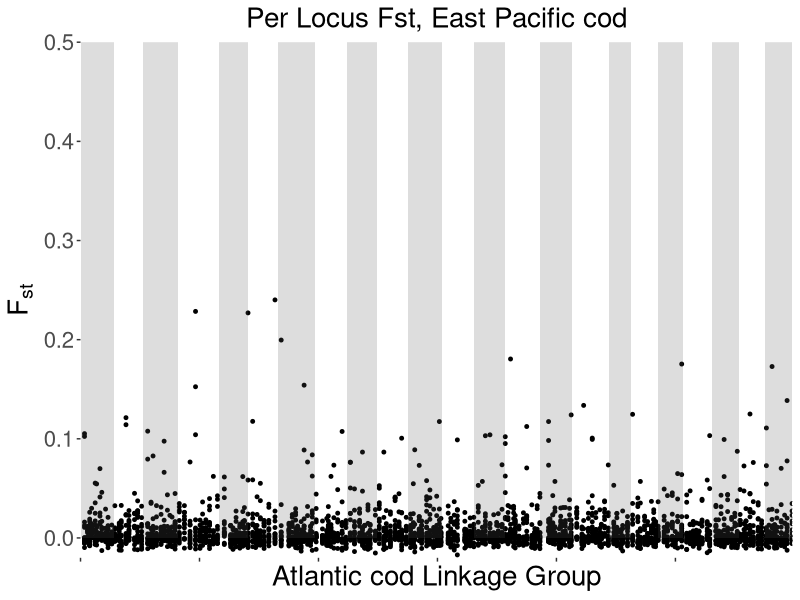
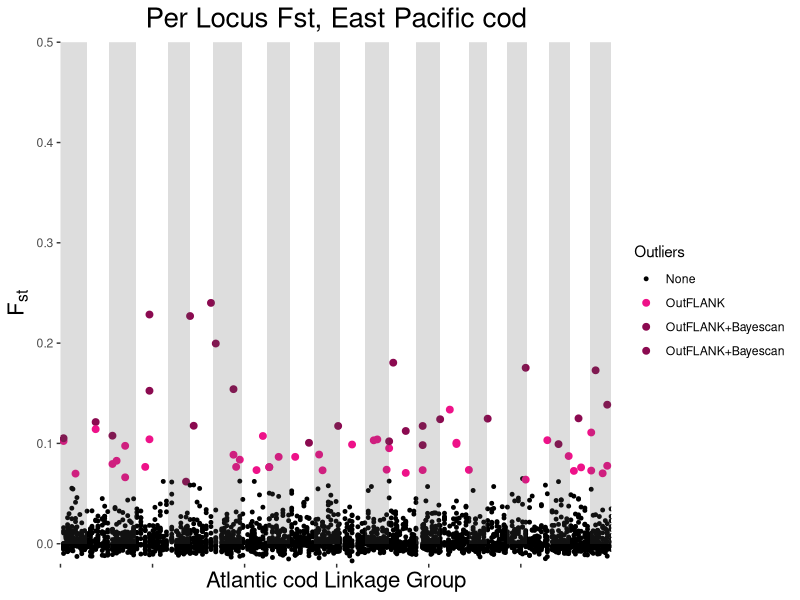

Write R code to recreate these figures, in order.
################# Manhattan Plot Code #################
#
# Modified from Charlie Waters' script to allow binning
#
# MF 3/25/2018
#
#######################################################

library(ggplot2)

# Load Data ---------------------------------------------------------------

## set working directory
setwd("D:/Pacific cod/DataAnalysis/PCod-Compare-repo/analyses/ManhattanPlots")

## read in file with cumulative genome positions (created using excel)
align_data <- read.delim("../SlidingWindow/East/batch_8_SWA_input_east_sorted_cpos.txt",sep="\t",header=TRUE)
dim(align_data)
colnames(align_data)

## rename columns for R script function calls
colnames(align_data) <- c("Locus", "fst", "chromosome", "position")
View(align_data)




# Create bins -------------------------------------------------------------
## create bin breaks using dplyr
library(dplyr)

align_data <- mutate(align_data, bin = ntile(position, 200))

## create actual bin values
newbins = seq(0, max(align_data$position), length.out = 200)
head(newbins)

## use dplyr bins to create vector of actual bin values
newbinlist <- c()

for(i in seq(1,200)){
  bindata <- filter(align_data, bin == i)
  newbin <- max(bindata$position)
  newbinlist <- c(newbinlist, rep(newbin, times = length(bindata$position)))
}

## check the number of bin values created is = length of data frame
length(newbinlist)


## remove dplyr bins and add in new bins to data frame
align_data_binned <- align_data %>%
  select(c("Locus", "fst", "chromosome","position")) %>%
  mutate(bin = newbinlist)
View(align_data_binned)

length(align_data_binned$Locus)


# Plot binned Manhattan Plot ----------------------------------------------
ggplot(align_data_binned, aes(x=bin, y=fst)) + 
  geom_point(size=1) +
  ggtitle("Per Locus Fst, East Pacific cod") + 
  xlab("Atlantic cod Linkage Group") +
  ylab(expression("F"[st])) +
  theme(plot.title=element_text(hjust=0.5, size = 20)) + 
  theme(axis.title=element_text(size = 20)) +
  theme(axis.text.x = element_blank(), axis.text.y=element_text(size=16)) +
  theme(panel.grid.major.x = element_blank(), panel.grid.minor.x = element_blank(), panel.background = element_blank()) +
  scale_y_continuous(limits=(c(-0.02,0.5)), expand=c(0,0)) +
  scale_x_continuous(limits=c(0,598315121), expand=c(0,0)) +
  annotate("rect", xmin = 0, xmax = 28303952, ymin = 0, ymax = 0.5, alpha = 0.2) +
  annotate("rect", xmin = 52358358, xmax = 81809413, ymin = 0, ymax = 0.5, alpha = 0.2) +
  annotate("rect", xmin = 116614735, xmax = 140688790, ymin = 0, ymax = 0.5, alpha = 0.2) +
  annotate("rect", xmin = 166153410, xmax = 197386287, ymin = 0, ymax = 0.5, alpha = 0.2) +
  annotate("rect", xmin = 224183173, xmax = 249565487, ymin = 0, ymax = 0.5, alpha = 0.2) +
  annotate("rect", xmin = 274869793, xmax = 303812761, ymin = 0, ymax = 0.5, alpha = 0.2) +
  annotate("rect", xmin = 331110735, xmax = 356787470, ymin = 0, ymax = 0.5, alpha = 0.2) +
  annotate("rect", xmin = 386084402, xmax = 412682361, ymin = 0, ymax = 0.5, alpha = 0.2) +
  annotate("rect", xmin = 443775604, xmax = 462924811, ymin = 0, ymax = 0.5, alpha = 0.2) +
  annotate("rect", xmin = 485479066, xmax = 506655326, ymin = 0, ymax = 0.5, alpha = 0.2) +
  annotate("rect", xmin = 530804459, xmax = 553314763, ymin = 0, ymax = 0.5, alpha = 0.2) +
  annotate("rect", xmin = 575050466, xmax = 598315120, ymin = 0, ymax = 0.5, alpha = 0.2)


598315120/200




# Highlight Outliers ------------------------------------------------------
## add column to data frame which indicates outlier loci
outliers <- read.table("batch_8_final_filtered_aligned_EAST_outliers.txt", header=TRUE)
head(outliers)

align_data_binned_outliers <- left_join(align_data_binned, outliers, by="Locus")
align_data_binned_outliers$Program[is.na(align_data_binned_outliers$Program)] <- 0
View(align_data_binned_outliers)

## plot binned Manhattan plot with outliers highlighted

ggplot(align_data_binned_outliers, aes(x=bin, y=fst)) + 
  geom_point(aes(colour=factor(Program), size=factor(Program))) +
  scale_colour_manual(values=c("black", "deeppink2", "deeppink4", "deeppink4"), labels=c("None", "OutFLANK", "OutFLANK+Bayescan", "OutFLANK+Bayescan"), name = "Outliers") +
  scale_size_manual(values=c(1,2,2,2), labels=c("None", "OutFLANK", "OutFLANK+Bayescan", "OutFLANK+Bayescan"), name = "Outliers") +
  ggtitle("Per Locus Fst, East Pacific cod") + 
  xlab("Atlantic cod Linkage Group") +
  ylab(expression("F"[st])) +
  theme(plot.title=element_text(hjust=0.5, size = 20)) + 
  theme(axis.title=element_text(size = 16)) +
  theme(axis.text.x = element_blank()) +
  theme(panel.grid.major.x = element_blank(), panel.grid.minor.x = element_blank(), panel.background = element_blank()) +
  scale_y_continuous(limits=(c(-0.02,0.5)), expand=c(0,0)) +
  scale_x_continuous(limits=c(0,598315121), expand=c(0,0)) +
  annotate("rect", xmin = 0, xmax = 28303952, ymin = 0, ymax = 0.5, alpha = 0.2) +
  annotate("rect", xmin = 52358358, xmax = 81809413, ymin = 0, ymax = 0.5, alpha = 0.2) +
  annotate("rect", xmin = 116614735, xmax = 140688790, ymin = 0, ymax = 0.5, alpha = 0.2) +
  annotate("rect", xmin = 166153410, xmax = 197386287, ymin = 0, ymax = 0.5, alpha = 0.2) +
  annotate("rect", xmin = 224183173, xmax = 249565487, ymin = 0, ymax = 0.5, alpha = 0.2) +
  annotate("rect", xmin = 274869793, xmax = 303812761, ymin = 0, ymax = 0.5, alpha = 0.2) +
  annotate("rect", xmin = 331110735, xmax = 356787470, ymin = 0, ymax = 0.5, alpha = 0.2) +
  annotate("rect", xmin = 386084402, xmax = 412682361, ymin = 0, ymax = 0.5, alpha = 0.2) +
  annotate("rect", xmin = 443775604, xmax = 462924811, ymin = 0, ymax = 0.5, alpha = 0.2) +
  annotate("rect", xmin = 485479066, xmax = 506655326, ymin = 0, ymax = 0.5, alpha = 0.2) +
  annotate("rect", xmin = 530804459, xmax = 553314763, ymin = 0, ymax = 0.5, alpha = 0.2) +
  annotate("rect", xmin = 575050466, xmax = 598315120, ymin = 0, ymax = 0.5, alpha = 0.2)

align_data_binned_outliers_only <- filter(align_data_binned_outliers, Program == 1 | Program == 3)
View(align_data_binned_outliers_only)
